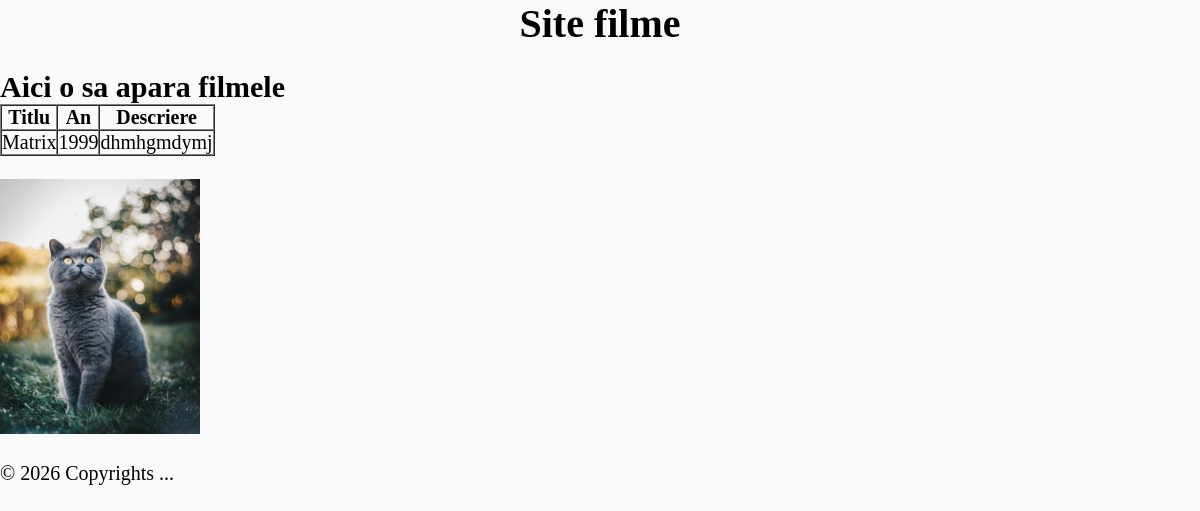
The app's page /, older data.
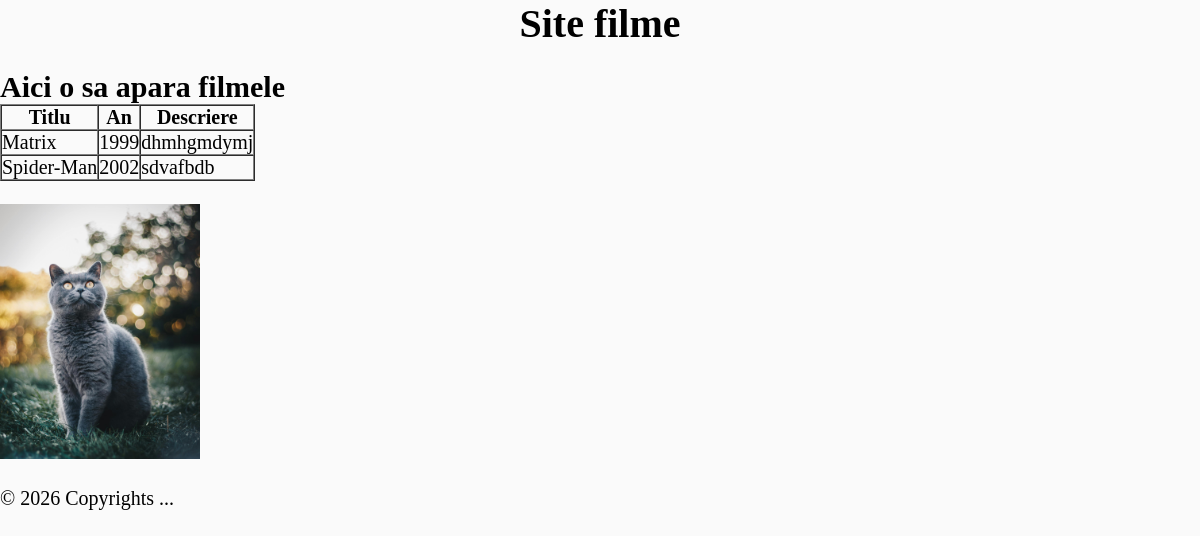
The same page, newer data.
### viewer/models.py (models this page shows)
class Movie(models.Model):
    title = models.CharField(max_length=128, null=True, blank=True)
    year = models.PositiveIntegerField(default=2012, null=True, blank=True)
    description = models.TextField(null=True, blank=True)

### viewer/views.py (the view)
# urls.py: path('', views.show_homepage, name='home'),
def show_homepage(request):
    movies = Movie.objects.all()
    return render(request, 'home.html', {'movies_html': movies})

### viewer/templates/home.html
{% extends 'base.html' %}
{% load static %}
{% block content %}
    <h1>Aici o sa apara filmele</h1>
    <table border="1" cellpadding="20" cellspacing="0" >
        <thead>
            <tr>
                <th>Titlu</th>
                <th>An</th>
                <th>Descriere</th>
            </tr>
        </thead>
        <tbody>
            {% for movie in movies_html %}
                <tr>
                    <td>{{ movie.title }}</td>
                    <td>{{ movie.year }}</td>
                    <td>{{ movie.description }}</td>
                </tr>
            {% endfor %}
        </tbody>
    </table>
    <br />
    <img src="{% static 'images/cat.jpg' %}" alt="Cat picture" width="200px" />
{% endblock %}

### viewer/templates/base.html (shortened to what this page needs)
{% load static %}
<!DOCTYPE html>
<html lang="ro">
<head>
    <link rel="stylesheet" href="{% static 'css/index.css' %}" />
</head>
<body>
    <header>
        <nav class="nav">
            <a href="{% url 'home' %}">Site filme</a>
        </nav>
    </header>
    <br />
    <main>
        <section>
            {% block content %}
            {% endblock %}
        </section>
    </main>
    <br />
    <footer>
        <p>
            © 2026 Copyrights ...
        </p>
    </footer>
</body>
</html>

### static/css/index.css (style rules this page uses)
* { margin: 0; padding: 0; box-sizing: border-box; }
body { background: #fafafa; color: #000; font-size: 20px; }
.nav { display: flex; justify-content: center; font-weight: 600; font-size: 40px; }
.nav a { text-decoration: none; color: #000; }

Row changes from the older to the newer data that the page shows:
added Movie: title "Spider-Man", year "2002", description "sdvafbdb"
